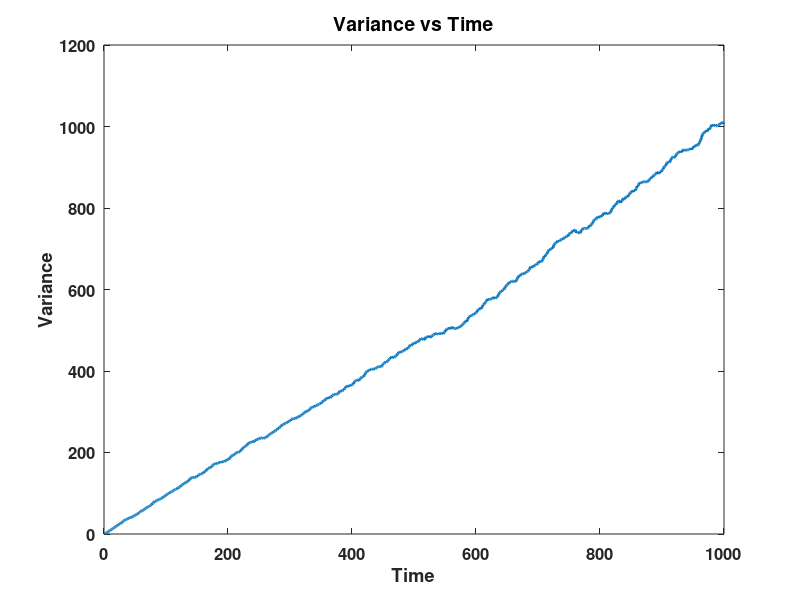

MATLAB code for this plot:
%% Q-1 (b)

N = 1000;   % Number of observations
R = 1000;  % Number of realizations
v = zeros(N,R);
v(1,:)=0;

for i=2:N
    e = randn(1,R);  %Standard Gaussian White Noise
    v(i,:) = v(i-1,:) + e;  % Random Signal
end

kvar = var(v,1,2);

plot((1:N),kvar,'linewidth',2);
ylabel('Variance','fontsize',13,'fontweight','bold');
xlabel('Time','fontsize',13,'fontweight','bold');
set(gca, 'fontsize', 12, 'fontweight', 'bold');
title('Variance vs Time','fontsize',14,'fontweight','bold');